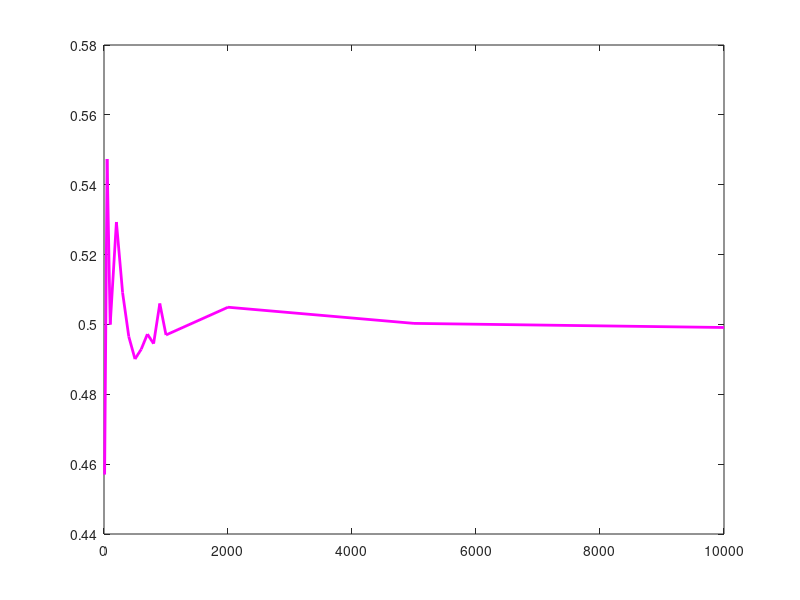

Reproduce this figure in MATLAB. (Note: this script raises an error after producing the figure.)
% Econometrics I
% Question 2, Problem Set 2
% Chiara Vergeat

clear;
rng('default')

%% a) Monte Carlo Simulation for Bols is unbiased 

%creating vector to fill with estimated values of beta and alpha
auxAB = zeros(1000,2)

%Monte Carlo simulation - 1000 times with sample size == 1000
for i=1:1000
    i
%generating random shocks
e = -1+2*rand(1000,1); %uniform distribution
z = chi2rnd(3,1000,1); % chi2 distribution

% calculating the correspondent value for y
Y=1+(.5*z)+e;

%creating matrix of regressors
X = [ones(1000,1) z];

%Estimating beta OLS
beta = inv(X'*X)*X'*Y;
beta = beta' ;

%storing the estimated alpha and beta in the vector with all betas
auxAB(i,1:2) = beta(:,1:2);

end


% computing the average values obtained
coeff = mean(auxAB)

% the average value of beta is very close to 0.5, i.e. the true value of
% beta. 

%% b) B ols converges to beta 
%1)
% the same estimation is done with small to large sample size, the
% estimated beta should converge to the true parameter as the sample size
% increases. 

%vector of sample sizes
%sizes=linspace(1,100,10)'; 
%sizes=[100 250 500 750 1000 2500 5000 7500 10000 25000 50000 75000 100000]'
sizes=[10 50 100 200 300 400 500 600 700 800 900 1000 2000 5000 10000]'
%sizes = 1000*sizes 

%creating vector to fill with estimated values of beta and alpha
auxAB = zeros(size(sizes,1),2)

%Estimation of beta with increasing sample size 
for i=1:size(sizes,1)
    i
%generating random shocks
e = -1+2*rand(sizes(i,1),1); %uniform distribution
z = chi2rnd(3,sizes(i,1),1); % chi2 distribution

% calculating the correspondent value for y
Y=1+(.5*z)+e;

%creating matrix of regressors
X = [ones(sizes(i,1),1) z];

%Estimating beta OLS and its SE
beta = inv(X'*X)*X'*Y;
beta = beta' ;

%storing the estimated alpha and beta in the vector with all betas
auxAB(i,1:2) = beta(:,1:2);

end

toplot = auxAB(:, 2)
plot(sizes, toplot,'m', 'LineWidth',2)
yline(0.5)
xlabel('Sample Size')
ylabel('Estimated and true parameter beta')
%plot(sizes, toplot)

%% 2) looking at the distribution of the estimated betas for 5 (increasing)
%sample sizes running a monte carlo simulation. 
hold off;

%sizes=[10 50 100 200 300 400 500 600 700 800 900 1000 2000 5000 10000]' %defining the sample sizes
sizes=[10 50 200 400 600 800 1000 2000 5000 10000]' %defining the sample sizes
nm = 1000 %number of monte carlo simulations for each sample size

AuxB=zeros(nm,size(sizes,1), 2) % defining the (3 dym) object to fill with the estimated alphas and betas for each sample size and monte carlo simulation.
%each row is a different monte carlo simulation, each column is a different
%sample size, the first layer contains the estimated alphas, the secon the
%estimated betas.

for i=1:size(sizes,1)

    %monte carlo simulations
    for j=1:nm
    %generating random shocks
    e = -1+2*rand(sizes(i),1); %uniform distribution
    z = chi2rnd(3,sizes(i),1); % chi2 distribution
    
    % calculating the correspondent value for y
    Y=1+(.5*z)+e;
    
    %creating matrix of regressors
    X = [ones(sizes(i),1) z];
    
    %Estimating beta OLS
    beta = inv(X'*X)*X'*Y;
    beta = beta';    
    %storing the estimated paramethers in AuxB
    auxB(j,i, :) = beta;
    end
end


% PLOTTING THE ESTIMATED DISTRIBUTION OF ALPHA AND BETA, FOR INCREASING
% SAMPLE SIZES

%alpha
for i=1:size(sizes,1)
    alpha =auxB(:,i,1)
    ksdensity(alpha, linspace(0,2,100))
    hold on;
    grid on; 
    legend({'s=10','s=50','s=200', 's=400', 's=600' , ...
        's=800' , 's=1000', 's=2000', 's=5000', 's=10000', },'Location','northwest', 'fontsize', 8)
end

hold off;

%beta
for i=1:size(sizes,1)
    beta =auxB(:,i,2)
    ksdensity(beta, linspace(0,1,100))
    hold on;
     grid on; 
    legend({'s=10','s=50','s=200', 's=400', 's=600' , ...
        's=800' , 's=1000', 's=2000', 's=5000', 's=10000', },'Location','northwest', 'fontsize', 8)
end

hold off;

%% 3) Checking that b_ols is asymptotically normal, with asymptotic variance \sigma_2/Var(z)

%we want to plot the pdf of a normal with mean 0.5, variance
%sigma^2/var(zi) , where sigma is the variance of e together with the pdf
%of the estimated beta for a large sample

sigma = (1/3) % variance of a uniform 
var_z = 6 % variance of z distributed as Chi(3)

var = sigma/var_z
mean = 0.5

figure
r=normrnd(mean,var,10000,1)
histogram(beta)
hold on;
histfit(r)
 

%% 4) RSS/n-k is an unbiased estimator - CHECK WHAT IS WRONG HERE
%creating vector to fill with estimated values of beta and alpha
auxRSS = zeros(1000,1)

%Monte Carlo simulation - 1000 times with sample size == 1000
for i=1:1000
    i
%generating random shocks
e = unifrnd(-1, 1, 1000,1); %uniform distribution
z = chi2rnd(3,1000,1); % chi2 distribution

% calculating the correspondent value for y
Y=1+(.5*z)+e;

%creating matrix of regressors
X = [ones(1000,1) z];

%Estimating beta OLS
beta = inv(X'*X)*X'*Y;
A = X*beta;

%computing residuals and residuals sum of squares
resid = Y - A;
resid = resid.^2;
RSS=sum(resid)/(1000-2);

%storing the estimated alpha and beta in the vector with all betas
auxRSS(i,1) = RSS;
end

clear mean
% computing the average values obtained to check if it coincides with
% variance
a = mean(auxRSS, 1) % the variance should be 1.8333 while i have 0.3333 ??? 








